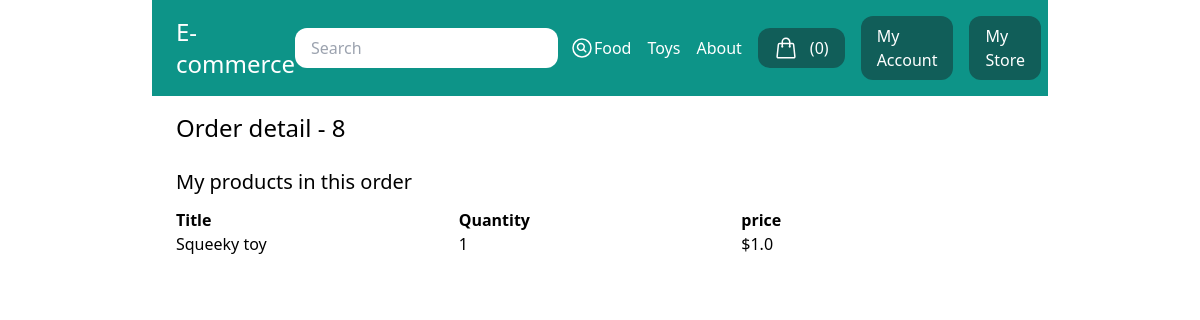
Page /my-store/order-detail/8/ (signed in) on the committed database.
### store/models.py (models this page shows, shortened)
class Category(models.Model):
    title = models.CharField(max_length=50)
    slug = models.SlugField(max_length=50)
    class Meta:
        verbose_name_plural = "Categories"

class Order(models.Model):
    first_name = models.CharField(max_length=255)
    last_name = models.CharField(max_length=255)
    address = models.CharField(max_length=255)
    zipcode = models.CharField(max_length=255)
    city = models.CharField(max_length=255)
    paid_amount = models.IntegerField(blank=True, null=True)
    is_paid = models.BooleanField(default=False)
    payment_intent = models.CharField(max_length=255)
    created_by = models.ForeignKey(
        User,
        related_name="orders",
        on_delete=models.SET_NULL,
        null=True,
        blank=True,
    )
    created_at = models.DateTimeField(auto_now_add=True)

class OrderItem(models.Model):
    order = models.ForeignKey(Order, related_name="items", on_delete=models.CASCADE)
    product = models.ForeignKey(Product, related_name="items", on_delete=models.CASCADE)
    price = models.IntegerField()
    quantity = models.IntegerField(default=1)
    def get_display_price(self):
        return self.price / 100

class Product(models.Model):
    DRAFT = "draft"
    WAITING_APPROVAL = "waitingapproval"
    ACTIVE = "active"
    DELETED = "deleted"
    STATUS_CHOICES = (
        (DRAFT, "Draft"),
        (WAITING_APPROVAL, "Waiting Approval"),
        (ACTIVE, "Active"),
        (DELETED, "Deleted"),
    )
    user = models.ForeignKey(User, related_name="products", on_delete=models.CASCADE)
    category = models.ForeignKey(
        Category, related_name="products", on_delete=models.CASCADE
    )
    title = models.CharField(max_length=50)
    slug = models.SlugField(max_length=50)
    description = models.TextField(blank=True)
    price = models.IntegerField()
    image = models.ImageField(
        upload_to="uploads/product_images",
        blank=True,
        null=True,
    )
    thumbnail = models.ImageField(
        upload_to="uploads/product_images/thumbnail",
        blank=True,
        null=True,
    )
    created_at = models.DateTimeField(auto_now_add=True)
    updated_at = models.DateTimeField(auto_now=True)
    status = models.CharField(max_length=50, choices=STATUS_CHOICES, default=ACTIVE)
    class Meta:
        ordering = ("-created_at",)

### userprofile/views.py (the view)
# urls.py: path("my-store/order-detail/<int:pk>/", views.my_store_order_detail, name="my_store_order_detail"),
@login_required
def my_store_order_detail(request, pk):
    order = get_object_or_404(Order, pk=pk)
    return render(
        request,
        "userprofile/my_store_order_detail.html",
        {
            "order": order,
        },
    )

### store/cart.py (called while the page is built)
    def __len__(self):
        return sum(item["quantity"] for item in self.cart.values())

### store/context_processors.py (called while the page is built)
def cart(request):
    return {
        "cart": Cart(request),
    }

### store/templatetags/menu.py (called while the page is built)
@register.inclusion_tag("core/menu.html")
def menu():
    categories = Category.objects.all()
    return {'categories': categories}

### userprofile/templates/userprofile/my_store_order_detail.html (shortened to what this page needs)
{% extends 'core/base.html' %}
{% block content %}
  <h1 class="mb-6 text-2xl">Order detail - {{ order.id }}</h1>
  <h2 class="mb-3 text-xl">My products in this order</h2>
  <div class="flex flex-wrap">
    <div class="w-1/3">
      <strong>Title</strong>
    </div>
    <div class="w-1/3">
      <strong>Quantity</strong>
    </div>
    <div class="w-1/3">
      <strong>price</strong>
    </div>
  </div>
  {% for item in order.items.all %}
    {% if item.product.user == request.user %}
      <div class="flex flex-wrap">
        <div class="w-1/3">{{ item.product.title }}</div>
        <div class="w-1/3">{{ item.quantity }}</div>
        <div class="w-1/3">${{ item.get_display_price }}</div>
      </div>
    {% endif %}
  {% endfor %}
{% endblock %}

### core/templates/core/menu.html
{% for category in categories %}
  <a href=" {% url 'category_detail' category.slug %} " class="text-white">{{ category.title }}</a>
{% endfor %}
<a href=" {% url 'about' %} " class="text-white">About</a>

### rows in the picture
Category: title "Food"
Category: title "Toys"
Order: id "8"
OrderItem: product "Squeeky toy", quantity "1", get_display_price "1.0"

### other values in the picture
{{ cart|length }} "0"
